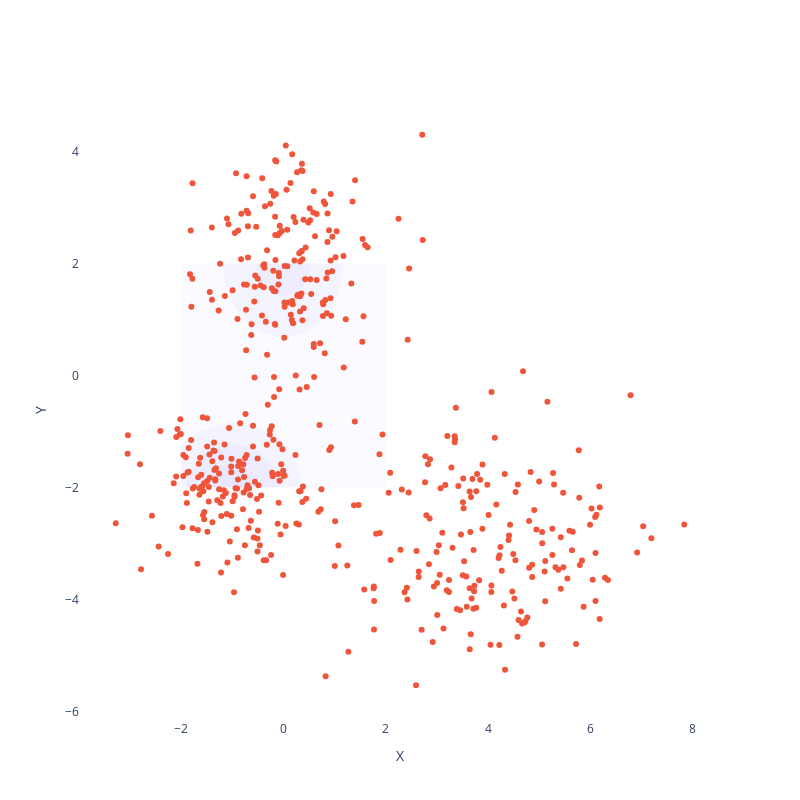

Notebook code cell kept with this figure:
### Code cell
# Create Gaussian mixture model for sampling etc.
means = torch.tensor(
    [
        # [0.0, 0.0],
        # [1.0, 1.0],
        # [0.0, 1.0],
        # [1.0, 0.0],
        [0.0, 2.0],
        [-1.0, -2.0],
        [4.0, -3.0],
        # [5.0, 5.0],
        # [5.0, 0.0],
        # [0.0, 5.0],
    ]
)
data_dist = GaussianMixtureModel(
    means,
    torch.stack(
        [
            torch.diag(torch.tensor([0.8, 1.0])),
            torch.diag(torch.tensor([0.7, 0.5])),
            torch.diag(torch.tensor([1.8, 1.2])),
        ]
    ),
    # torch.stack([0.01 * torch.eye(2)] * len(means)),
    torch.tensor([1 / len(means)] * len(means)),
)

# Draw samples from distribution.
samples = data_dist.sample(500)

# Plot distributions and the samples.
fig = plot_density_heatmap(data_dist.likelihood)
fig.add_trace(go.Scatter(x=samples[:, 0], y=samples[:, 1], mode="markers"))
fig.show()

### Figure 1 — Plotly figure (JSON) as saved in the notebook; plotly's stock layout.template omitted (floating-point values rounded to 4 significant figures; data arrays with more than 128 entries replaced by an {"elided": "..."} marker saying what was removed)
{"data": [{"colorscale": [[0, "rgba(255,255,255,0.8)"], [1, "rgba(0,0,255,1.0)"]], "contours": {"coloring": "fill", "end": 1, "showlines": false, "size": 0.025, "start": 0}, "showscale": false, "type": "contour", "x": [-2, -1.96, -1.919, -1.879, -1.838, -1.798, -1.758, -1.717, -1.677, -1.636, -1.596, -1.556, -1.515, -1.475, -1.434, -1.394, -1.354, -1.313, -1.273, -1.232, -1.192, -1.152, -1.111, -1.071, -1.03, -0.9899, -0.9495, -0.9091, -0.8687, -0.8283, -0.7879, -0.7475, -0.7071, -0.6667, -0.6263, -0.5859, -0.5455, -0.5051, -0.4646, -0.4242, -0.3838, -0.3434, -0.303, -0.2626, -0.2222, -0.1818, -0.1414, -0.101, -0.06061, -0.0202, 0.0202, 0.06061, 0.101, 0.1414, 0.1818, 0.2222, 0.2626, 0.303, 0.3434, 0.3838, 0.4242, 0.4646, 0.5051, 0.5455, 0.5859, 0.6263, 0.6667, 0.7071, 0.7475, 0.7879, 0.8283, 0.8687, 0.9091, 0.9495, 0.9899, 1.03, 1.071, 1.111, 1.152, 1.192, 1.232, 1.273, 1.313, 1.354, 1.394, 1.434, 1.475, 1.515, 1.556, 1.596, 1.636, 1.677, 1.717, 1.758, 1.798, 1.838, 1.879, 1.919, 1.96, 2], "y": [-2, -1.96, -1.919, -1.879, -1.838, -1.798, -1.758, -1.717, -1.677, -1.636, -1.596, -1.556, -1.515, -1.475, -1.434, -1.394, -1.354, -1.313, -1.273, -1.232, -1.192, -1.152, -1.111, -1.071, -1.03, -0.9899, -0.9495, -0.9091, -0.8687, -0.8283, -0.7879, -0.7475, -0.7071, -0.6667, -0.6263, -0.5859, -0.5455, -0.5051, -0.4646, -0.4242, -0.3838, -0.3434, -0.303, -0.2626, -0.2222, -0.1818, -0.1414, -0.101, -0.06061, -0.0202, 0.0202, 0.06061, 0.101, 0.1414, 0.1818, 0.2222, 0.2626, 0.303, 0.3434, 0.3838, 0.4242, 0.4646, 0.5051, 0.5455, 0.5859, 0.6263, 0.6667, 0.7071, 0.7475, 0.7879, 0.8283, 0.8687, 0.9091, 0.9495, 0.9899, 1.03, 1.071, 1.111, 1.152, 1.192, 1.232, 1.273, 1.313, 1.354, 1.394, 1.434, 1.475, 1.515, 1.556, 1.596, 1.636, 1.677, 1.717, 1.758, 1.798, 1.838, 1.879, 1.919, 1.96, 2], "z": {"elided": "100x100 float values"}}, {"mode": "markers", "type": "scatter", "x": {"elided": "500 float values"}, "y": {"elided": "500 float values"}}], "layout": {"autosize": false, "height": 800, "paper_bgcolor": "white", "plot_bgcolor": "white", "showlegend": false, "width": 800, "xaxis": {"showgrid": false, "title": {"text": "X"}, "zeroline": false}, "yaxis": {"showgrid": false, "title": {"text": "Y"}, "zeroline": false}}}
